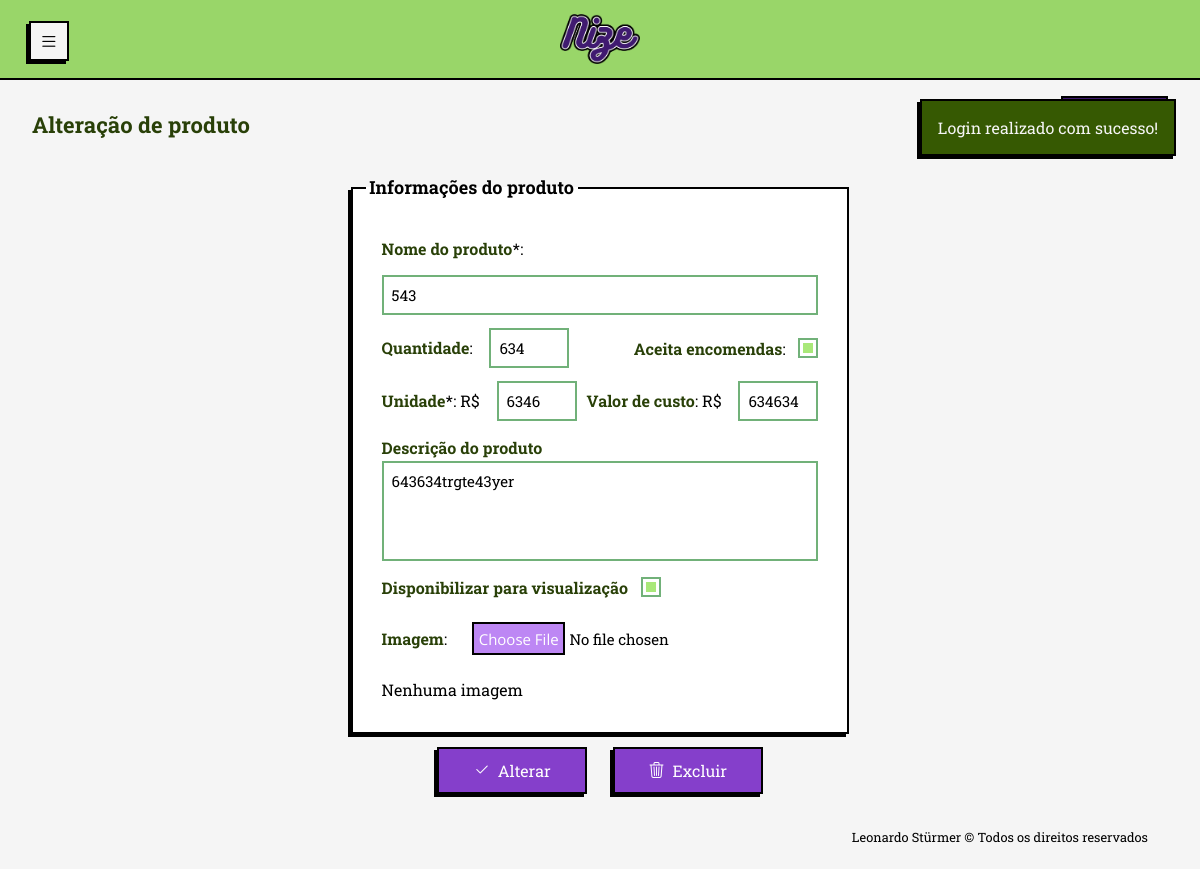
Page /php/view/produtos/alteracao_produto.php?id=17 (signed in) on the committed database.
### tables this page shows
CREATE TABLE produtos (
            id_produto INTEGER PRIMARY KEY AUTOINCREMENT NOT NULL,
            id_usuario INTEGER NOT NULL,
            nome TEXT NOT NULL,
            valor_unitario REAL NOT NULL,
            quantidade INTEGER NULL,
            imagem TEXT NULL,
            aceita_encomenda INTEGER NULL,
            descricao TEXT NULL,
            valor_custo REAL NULL,
            aceita_visualizacao INTEGER NULL,
            created_at TIMESTAMP NOT NULL DEFAULT CURRENT_TIMESTAMP,
            FOREIGN KEY (id_usuario) REFERENCES usuario (id_usuario)
    );

### php/persistence/conexaoBanco.class.php (called while the page is built, shortened)
<?php
class ConexaoBanco extends PDO {
    private static $instancia = null;
    public static function getInstancia() {
        if (!isset(self::$instancia)) {
            try {
                $caminhoBanco = __DIR__ . '/nize_database.db';
                $dsn = "sqlite:" . $caminhoBanco;
                self::$instancia = new ConexaoBanco($dsn, null, null);
                self::$instancia->setAttribute(PDO::ATTR_ERRMODE, PDO::ERRMODE_EXCEPTION);
                self::$instancia->setAttribute(PDO::ATTR_DEFAULT_FETCH_MODE, PDO::FETCH_ASSOC);
            } catch (PDOException $e) {
                $msg_erro = urlencode("Erro ao conectar com o banco SQLite: " . $e->getMessage());
                header("location:../view/general/erro.php?msg=" . $msg_erro);
                exit;
            }
        }
        return self::$instancia;
    }
}

### php/dao/produtodao.class.php (called while the page is built, shortened)
<?php
require_once __DIR__ . '/../persistence/conexaoBanco.class.php';
class ProdutoDAO{
    private $conexao;
    public function __construct() {
        $this-> conexao = ConexaoBanco::getInstancia();
    }
    public function buscarPorId($id){
        try {
            $sql = $this->conexao->prepare("SELECT * FROM produtos WHERE id_produto = :id");
            $sql->bindValue(":id", $id);
            $sql->execute();
            return $sql->fetch(PDO::FETCH_ASSOC);
        } catch (PDOException $e) {
            $_SESSION['msg'] = "<p class='error-msg'>Erro ao buscar ID: " . $e->getMessage() . "</p>";
        }
    }
}

### php/view/produtos/alteracao_produto.php (the view, shortened to what this page needs)
<?php
require_once '../../dao/produtodao.class.php';
$id_produto = $_GET['id'] ?? null;
$produtoDAO = new ProdutoDAO();
$produto = $produtoDAO->buscarPorId($id_produto);
?>
<!DOCTYPE html>
<html lang="pt-br">
<head>
  <link rel="stylesheet" href="../../../css/normalize.css">
  <link rel="stylesheet" href="../../../css/query.css">
  <link rel="stylesheet" href="../../../css/style.css">
  <link rel="stylesheet" href="../../../css/sidebar.css">
  <link rel="stylesheet" href="https://cdn.jsdelivr.net/npm/bootstrap-icons@1.13.1/font/bootstrap-icons.min.css">
</head>
<body>
  <header id="header-mobile">
    <div class="container-header">
      <a href="#" data-resize-btn-mobile class="btn-menu" title="Esconder/expandir menu">
        <i class="bi bi-list"></i>
      </a>
      <a href="../general/tela_inicial.php" class="link-logo-header" title="Tela inicial">
        <img src="../../../img/logo/nize_new.png" alt="Nize logotipo" id="logo-header">
      </a>
    </div>
  </header>
  <main class='conteudo-pagina'>
    <div class="internal-nav">
      <div class="internal-nav-links">
        <h1>Alteração de produto</h1>
        <a href="visualizacao_produtos.php" title="Tela de produtos"><span class="bi bi-arrow-left"></span>Voltar</a>
      </div>
    </div>
    <?php
    if (isset($_SESSION["msg"])) {
      echo "<div id='session-msg'>" . $_SESSION['msg'] .  "</div>";
    }
    if ($produto['aceita_encomenda'] !== 1) {
      $checkEncomenda = "";
    } else {
      $checkEncomenda = "checked";
    }
    if ($produto['aceita_visualizacao'] !== 1) {
      $checkVisualizacao = "";
    } else {
      $checkVisualizacao = "checked";
    }
    ?>
    <form action="../../controller/produtoControle.php?op=alterar&id=<?php echo $produto['id_produto'] ?>" method="post" enctype="multipart/form-data" class="form-cadastro-produto">
      <fieldset id="products-form">
        <legend>Informações do produto</legend>
        <div class="inner-products-form">
          <label><strong>Nome do produto</strong>*:</label>
          <input type="text" id="nomeProduto" name="nomeProduto" class="input-produto alt-nome-produto" value="<?php echo htmlspecialchars($produto['nome']); ?>" autocomplete="off" required>
          <div class="div-inner-products">
            <label><strong>Quantidade</strong>:
              <input type="number" inputmode="" id="quantidadeProduto" name="quantidadeProduto" class="input-produto" value="<?php echo htmlspecialchars($produto['quantidade']); ?>" maxlength="3" autocomplete="off">
            </label>
            <label class="checkbox-acc" for="">
              <strong>Aceita encomendas</strong>:
              <input type="checkbox" id="aceitaEncomenda" name="aceitaEncomenda" class="input-produto" value="1" <?php echo " $checkEncomenda"; ?>>
            </label>
          </div>
          <div class="div-inner-products">
            <label><strong>Unidade</strong>*: R$
              <input type="number" id="valorUnitario" name="valorUnitario" step="0.01" class="input-produto" value="<?php echo htmlspecialchars($produto['valor_unitario']); ?>" autocomplete="off" required>
            </label>
            <label><strong>Valor de custo</strong>: R$
              <input type="number" id="valorCusto" name="valorCusto" step="0.01" class="input-produto" value="<?php echo htmlspecialchars($produto['valor_custo']); ?>" autocomplete="off">
            </label>
          </div>
          <label class="descricao-produtos" for="descricaoProduto">
            <strong>Descrição do produto</strong>
            <textarea name="descricaoProduto" id="descricaoProduto" class="input-produto" placeholder="Adicione detalhes sobre o produto (material, cores, tamanho, etc)" autocomplete="off"><?php echo htmlspecialchars($produto['descricao']); ?></textarea>
          </label>
          <label class="checkbox-acc" for="">
            <strong>Disponibilizar para visualização</strong>
              <input type="checkbox" id="aceitaVisualizacao" name="aceitaVisualizacao" class="input-produto" value="1" autocomplete="off" <?php echo " $checkVisualizacao";?>>
          </label>
          <label><strong>Imagem</strong>:
            <input type="file" name="imagemProduto" id="imagemProduto" class="input-produto" accept=".png, .jpg">
          </label>
          <?php if (!empty($produto['imagem'])): ?>
            <?php echo "<img src='../../persistence/uploads/" . htmlspecialchars($produto['imagem']) . "' alt='imagem do produto' class='img-produtos img-alt-produto'>" ?>
            <span class="span-alt-img">(Será mantida se não enviar outra)</span>
          <?php else: ?>
            <span>Nenhuma imagem</span>
          <?php endif; ?>
        </div>
      </fieldset>
      <div id="form-products-buttons">
        <button type="submit"><span class="bi bi-check2"></span>Alterar</button>
        <a href="../../controller/produtoControle.php?op=excluir&id=<?php echo $produto['id_produto'] ?>" onclick="return confirm('Deseja mesmo excluir?');"><span class="bi bi-trash3"></span>Excluir</a>
      </div>
    </form>
    <footer>Leonardo Stürmer &copy; Todos os direitos reservados</footer>
  </main>
</body>
</html>

### css/query.css (style rules this page uses)
@media screen and (max-width: 1280px) { main { margin-top: 1.5em; margin-left: 1em; } }
@media screen and (max-width: 1280px) { main.conteudo-pagina { margin: 3em 0; padding: 2em 2em; } }
@media screen and (max-width: 1280px) { .success-msg, .error-msg { color: whitesmoke; border: 2px solid black; box-shadow: var(--box-shadow); font-size: 16px; position: absolute; top: 3.2em; right: 1.5em; width: fit-content; max-width: 300px; padding: 0.8em 1rem; z-index: 99999; } }
@media screen and (max-width: 1280px) { h1 { font-size: 22px; } }
@media screen and (max-width: 1280px) { .btn-menu { position: fixed; left: 1em; top: 0.5em; } }

### css/style.css (style rules this page uses)
.internal-nav { display: inline-block; margin-bottom: 2em 0; gap: 20px; }
.internal-nav-links h1 { padding: 0; color: var(--darkGreen); text-align: left; }
.internal-nav-links { padding: 0; margin: 0; display: flex; justify-content: space-between; align-items: center; }
.internal-nav-links > a { text-decoration: none; border: var(--border); box-shadow: var(--box-shadow); background-color: var(--darkerPurple); padding: 0.8em; color: white; width: fit-content; text-align: center; margin: 1em 0; }
.form-cadastro-produto { display: block; flex-direction: column; align-self: center; }
#form-products-buttons { display: flex; justify-content: center; }
#form-products-buttons span.bi { display: flex; justify-content: center; margin-left: 0px; }
#form-products-buttons > button, #form-products-buttons > a { width: 150px; padding: 0.5em; display: flex; justify-content: center; align-items: center; }
#products-form { border: var(--border); box-shadow: var(--box-shadow); background-color: white; padding: 0.8em; display: flex; justify-content: center; margin: 0 auto; width: 100%; }
#products-form > legend { font-size: 18px; padding: 0.2em; color: black; font-weight: bolder; }
.inner-products-form { display: flex; justify-content: center; flex-direction: column; gap: 0.8rem; font-size: 16px; padding: 1rem; text-align: left; width: 100%; }
.inner-products-form > input[type="text"], .inner-products-form > input[type="file"], .inner-products-form > textarea { margin-left: 0; width: 100%; }
.inner-products-form input[type="number"] { width: 5rem; }
.div-inner-products { display: flex; flex-direction: row; justify-content: space-between; gap: 10px; }
#nomeProduto.input-produto, #nomeProduto.alt-nome-produto { width: 100%; }
.inner-products-form strong { color: var(--darkGreen); font-weight: 700; }
.input-produto { background-color: white; font-size: 15px; margin-left: 0.8rem; padding: 0.5rem; }
#descricaoProduto.input-produto { width: 100%; height: 100px; }
.checkbox-acc { display: flex; align-items: center; }
.descricao-produtos { display: flex; align-items: start; flex-direction: column; }
.descricao-produtos > textarea { height: 10rem; margin: 0; }

### css/sidebar.css (style rules this page uses)
* { margin: 0; padding: 0; box-sizing: border-box; }
body { --sb-width: 8rem; font-family: system-ui, sans-serif; font-size: 16px; line-height: 1.7; }
header { visibility: hidden; width: 0em; }
#logo-header { width: 80px; margin: 0em auto; transition: width 0.4s ease-in-out, transform 0.8s ease-in-out, opacity 0.4s ease-in-out; transform: rotate(0deg); }
.link-logo-header, .link-logo-header:hover { background-color: transparent; border: none; box-shadow: none; align-content: center; }
.container-header { background-color: var(--lightGreen); border-bottom: var(--border); display: flex; flex-direction: row; justify-content: center; width: 100%; transition: border 0.3s ease-in-out; }
#header-mobile .btn-menu i { margin-top: -5px; padding: 0; font-size: 1.2em; }
.btn-menu { background-color: whitesmoke; color: black; padding: 0.5em; width: 2.5em; height: 2.5em; display: flex; flex-direction: column; align-content: center; justify-content: space-between; }
main { transition: margin-left 0.4s ease-in-out; }
@media (min-width: 0px) { main { margin-left: var(--sb-width); } }
@media screen and (max-width: 1280px) { header { visibility: visible; position: fixed; top: 0; z-index: 9999; display: flex; flex-direction: row; width: 100dvw; height: 5em; } }

### rows in the picture
produtos: nomeProduto "543", quantidadeProduto "634", valorUnitario "6346", valorCusto "634634", descricaoProduto "643634trgte43yer"

### other values in the picture
$_SESSION['msg'] "Login realizado com sucesso!"
